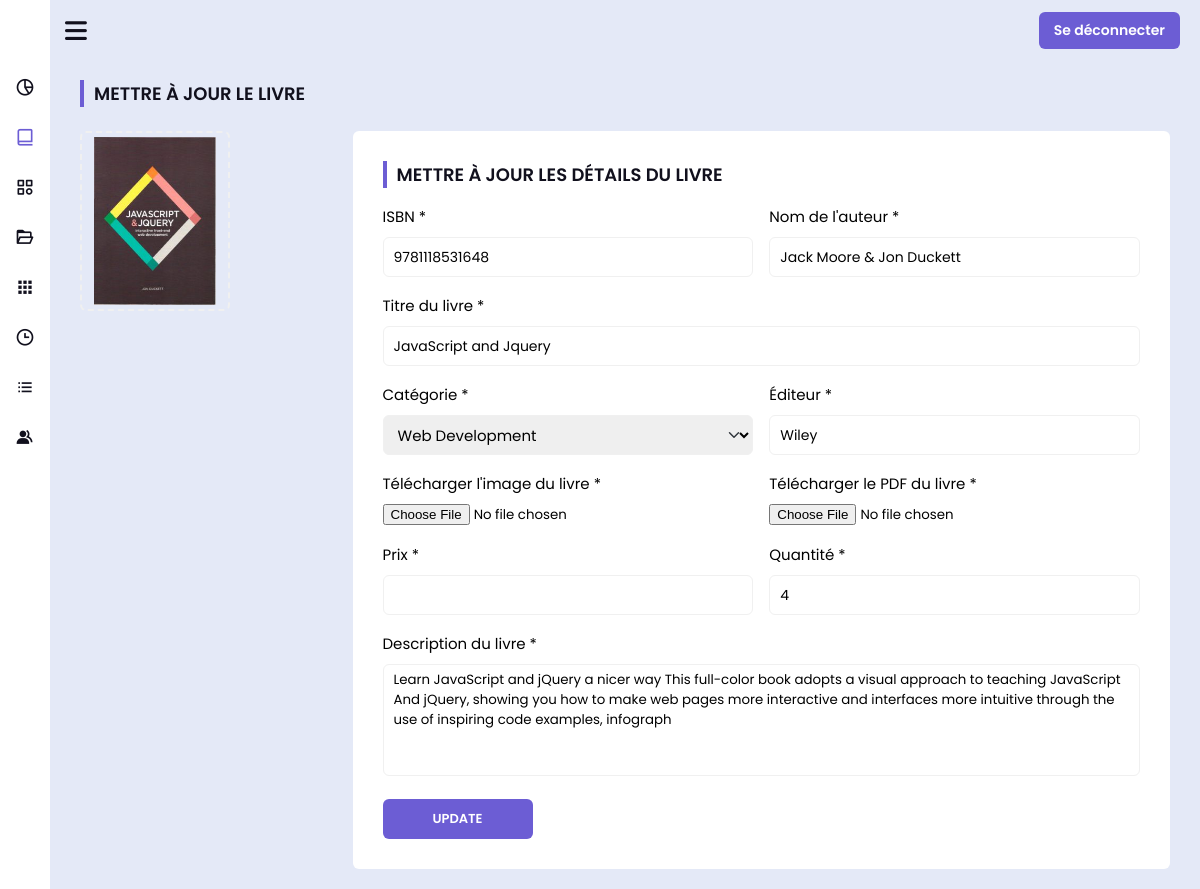
Page /assets/panel/admin/admin-pages/update-book.php?id=1 (signed in) on the committed database.
### tables this page shows
CREATE TABLE `book` (
  `id` int(255) NOT NULL,
  `isbn` varchar(13) NOT NULL,
  `author` varchar(255) NOT NULL,
  `title` varchar(255) NOT NULL,
  `category` varchar(255) NOT NULL,
  `publisher` varchar(255) NOT NULL,
  `quantity` varchar(255) NOT NULL,
  `description` varchar(1000) NOT NULL,
  `cover` varchar(255) NOT NULL,
  `pdf` varchar(255) NOT NULL
);

### assets/panel/admin/admin-pages/update-book.php (the view, shortened to what this page needs)
<?php
include '../../../webpages/db-connect.php';
?>
<?php
$id = $_GET['id'];
$previewquery = "SELECT * FROM book WHERE id='$id'";
$pquery = mysqli_query($con, $previewquery);
$row = mysqli_fetch_assoc($pquery);
?>
<!DOCTYPE html>
<html lang="en">
<head>
  <link rel="stylesheet" href="../../css/main.css" />
  <link href="https://unpkg.com/boxicons@2.1.4/css/boxicons.min.css" rel="stylesheet" />
  <link rel="stylesheet" href="https://cdnjs.cloudflare.com/ajax/libs/font-awesome/6.3.0/css/all.min.css" />
</head>
<body onload="preloader()">
  <?php include 'sidebar.php'; ?>
  <section class="home-section">
    <div class="home-content">
      <i class="fa-solid fa-bars"></i>
      <div class="logout">
        <button><a href="logout.php">Se déconnecter</a></button>
      </div>
    </div>
    <div class="control-panel">
      <h4>Mettre à jour le livre</h4>
      <div class="container">
        <div class="book-cover-img">
          <img src="../../img-store/book-images/<?php echo $row['cover']; ?>" alt="Book Cover Image" id="img-preview" />
        </div>
        <div class="update-book-form data-form">
          <h4>Mettre à jour les détails du livre</h4>
          <form class="input-form" method="POST" enctype="multipart/form-data">
            <div class="input-field input-group">
              <div class="input-1">
                <label for="isbn">ISBN *</label>
                <input type="text" name="isbn" id="isbn" value="<?php echo $row['isbn']; ?>" />
              </div>
              <div class="input-2">
                <label for="author">Nom de l'auteur *</label>
                <input type="text" name="author" id="author" value="<?php echo $row['author']; ?>" />
              </div>
            </div>
            <div class="input-field">
              <label for="title">Titre du livre *</label>
              <input type="text" name="title" id="title" value="<?php echo $row['title']; ?>" />
            </div>
            <div class="input-field input-group">
              <div class="input-1 Course-option">
                <label for="category">Catégorie *</label>
                <select id="category" name="category">
                  <?php
                  $fetchcat = "SELECT * FROM category";
                  $fquery = mysqli_query($con, $fetchcat);
                  while ($catrow = mysqli_fetch_assoc($fquery)) {
                  ?>
                    <option value="<?php echo $catrow['category'] ?>" <?php
                                                                      if ($row['category'] === $catrow['category']) {
                                                                        echo 'selected';
                                                                      }
                                                                      ?>><?php echo $catrow['category'] ?></option>
                  <?php
                  }
                  ?>
                </select>
              </div>
              <div class="input-2">
                <label for="publisher">Éditeur *</label>
                <input type="text" name="publisher" id="publisher" value="<?php echo $row['publisher']; ?>" />
              </div>
            </div>
            <div class="input-field upload-file">
              <div class="input-1">
                <label for="img">Télécharger l'image du livre *</label>
                <input type="file" name="bookimg" id="img" accesskey="image/*" required/>
              </div>
              <div class="input-2">
                <label for="pdf">Télécharger le PDF du livre *</label>
                <input type="file" name="book-pdf" id="pdf" required/>
              </div>
            </div>
            <div class="input-field input-group">
              <div class="input-1">
                <label for="price">Prix *</label>
                <input type="text" name="price" id="price" value="<?php echo $row['price']; ?>" />
              </div>
              <div class="input-2">
                <label for="quantity">Quantité *</label>
                <input type="text" name="quantity" id="quantity" value="<?php echo $row['quantity']; ?>" />
              </div>
            </div>
            <div class="book-desc">
              <label for="desc">Description du livre *</label>
              <textarea rows="5" id="desc" name="description"><?php echo $row['description']; ?></textarea>
            </div>
            <input type="submit" value="Update" name="update-book">
          </form>
        </div>
      </div>
    </div>
  </section>
</body>
</html>

### rows in the picture
book: cover (picture), isbn "9781118531648", author "Jack Moore & Jon Duckett", title "JavaScript and Jquery", publisher "Wiley", quantity "4", description "Learn JavaScript and jQuery a nicer way This full-color book adopts a visual approach to teaching JavaScript And jQuery, showing you how to make web pages more interactive and interfaces more intuitive through the use of inspiring code examples, infograph"

### other values in the picture
form field category "Web Development"
